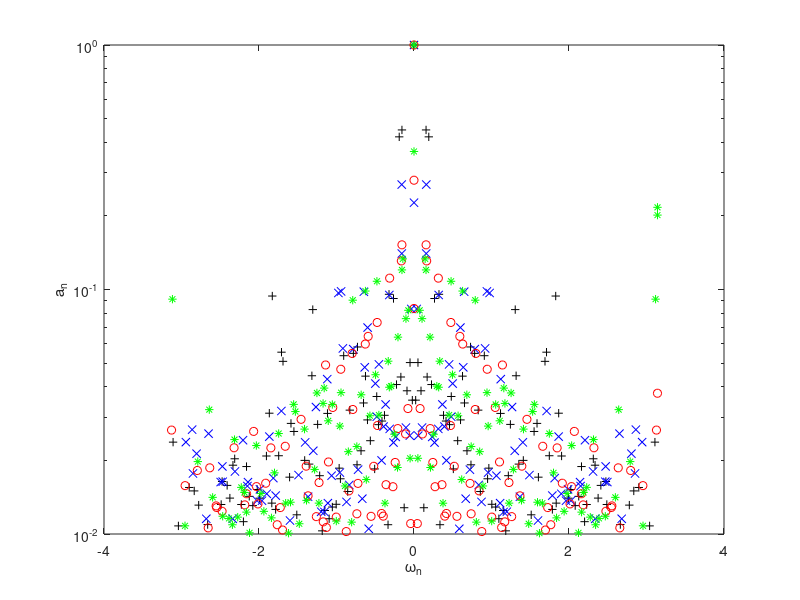

Recreate this plot in MATLAB.
clc
clear all
close all

load ./DMD_solution_d10/DeltasOmegasAmpl.mat 
D1=DeltasOmegasAmpl;
load ./DMD_solution_d15/DeltasOmegasAmpl.mat 
D2=DeltasOmegasAmpl;
load ./DMD_solution_d20/DeltasOmegasAmpl.mat 
D3=DeltasOmegasAmpl;
load ./DMD_solution_d25/DeltasOmegasAmpl.mat 
D4=DeltasOmegasAmpl;

figure1 = figure;
axes1 = axes('Parent',figure1);
hold(axes1,'on');
box on

semilogy(D1(:,2),D1(:,3)/max(D1(:,3)),'k+')
semilogy(D2(:,2),D2(:,3)/max(D2(:,3)),'bx')
semilogy(D3(:,2),D3(:,3)/max(D3(:,3)),'ro')
semilogy(D4(:,2),D4(:,3)/max(D4(:,3)),'g*')

% Podemos normalizarlo o no normalizarlo
% semilogy(D1(:,2),D1(:,3));
% semilogy(D2(:,2),D2(:,3));
% semilogy(D3(:,2),D3(:,3));
% semilogy(D4(:,2),D4(:,3));
xlabel('\omega_n')
ylabel('a_n')

set(axes1,'YMinorTick','on','YScale','log');